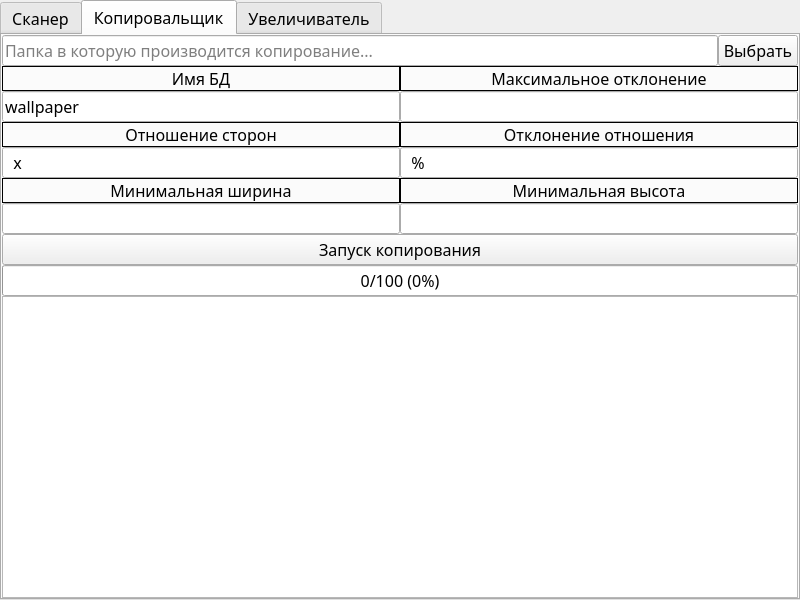
<?xml version="1.0" encoding="UTF-8"?>
<ui version="4.0">
 <class>MainWindow</class>
 <widget class="QMainWindow" name="MainWindow">
  <property name="geometry">
   <rect>
    <x>0</x>
    <y>0</y>
    <width>800</width>
    <height>600</height>
   </rect>
  </property>
  <property name="windowTitle">
   <string>MainWindow</string>
  </property>
  <property name="windowIcon">
   <iconset>
    <normaloff>../../images/icon.png</normaloff>../../images/icon.png</iconset>
  </property>
  <widget class="QWidget" name="centralwidget">
   <layout class="QVBoxLayout" name="verticalLayout">
    <property name="spacing">
     <number>0</number>
    </property>
    <property name="leftMargin">
     <number>0</number>
    </property>
    <property name="topMargin">
     <number>0</number>
    </property>
    <property name="rightMargin">
     <number>0</number>
    </property>
    <property name="bottomMargin">
     <number>0</number>
    </property>
    <item>
     <widget class="QTabWidget" name="tabWidget">
      <property name="font">
       <font>
        <family>Trebuchet MS</family>
        <pointsize>12</pointsize>
       </font>
      </property>
      <property name="currentIndex">
       <number>1</number>
      </property>
      <widget class="QWidget" name="scanerTab">
       <attribute name="title">
        <string>Сканер</string>
       </attribute>
       <layout class="QVBoxLayout" name="verticalLayout_8">
        <property name="spacing">
         <number>0</number>
        </property>
        <property name="leftMargin">
         <number>0</number>
        </property>
        <property name="topMargin">
         <number>0</number>
        </property>
        <property name="rightMargin">
         <number>0</number>
        </property>
        <property name="bottomMargin">
         <number>0</number>
        </property>
        <item>
         <layout class="QHBoxLayout" name="horizontalLayout">
          <property name="spacing">
           <number>0</number>
          </property>
          <item>
           <widget class="QLineEdit" name="scanFolderLineEdit">
            <property name="sizePolicy">
             <sizepolicy hsizetype="Expanding" vsizetype="Minimum">
              <horstretch>0</horstretch>
              <verstretch>0</verstretch>
             </sizepolicy>
            </property>
            <property name="placeholderText">
             <string>Папка с изображениями...</string>
            </property>
           </widget>
          </item>
          <item>
           <widget class="QPushButton" name="scanFolderButton">
            <property name="sizePolicy">
             <sizepolicy hsizetype="Minimum" vsizetype="Minimum">
              <horstretch>0</horstretch>
              <verstretch>0</verstretch>
             </sizepolicy>
            </property>
            <property name="text">
             <string>Выбрать</string>
            </property>
           </widget>
          </item>
          <item>
           <widget class="QCheckBox" name="scanFolderSubfoldersCheckBox">
            <property name="text">
             <string>Подпапки</string>
            </property>
           </widget>
          </item>
         </layout>
        </item>
        <item>
         <layout class="QHBoxLayout" name="horizontalLayout_2">
          <property name="spacing">
           <number>0</number>
          </property>
          <item>
           <layout class="QVBoxLayout" name="verticalLayout_3">
            <property name="spacing">
             <number>0</number>
            </property>
            <item>
             <widget class="QLabel" name="dbNameLabel">
              <property name="frameShape">
               <enum>QFrame::Box</enum>
              </property>
              <property name="text">
               <string>Имя БД</string>
              </property>
              <property name="alignment">
               <set>Qt::AlignCenter</set>
              </property>
             </widget>
            </item>
            <item>
             <widget class="QLineEdit" name="dbNameLineEdit">
              <property name="sizePolicy">
               <sizepolicy hsizetype="Expanding" vsizetype="Minimum">
                <horstretch>0</horstretch>
                <verstretch>0</verstretch>
               </sizepolicy>
              </property>
              <property name="text">
               <string>wallpaper</string>
              </property>
              <property name="placeholderText">
               <string/>
              </property>
             </widget>
            </item>
           </layout>
          </item>
          <item>
           <layout class="QVBoxLayout" name="verticalLayout_2">
            <property name="spacing">
             <number>0</number>
            </property>
            <item>
             <widget class="QLabel" name="colorAlgotithmLabel">
              <property name="frameShape">
               <enum>QFrame::Box</enum>
              </property>
              <property name="text">
               <string>Алгоритм сканирования (ниже - сложнее и точнее)</string>
              </property>
              <property name="alignment">
               <set>Qt::AlignCenter</set>
              </property>
             </widget>
            </item>
            <item>
             <widget class="QComboBox" name="colorAlgorithmComboBox">
              <property name="sizePolicy">
               <sizepolicy hsizetype="Expanding" vsizetype="Minimum">
                <horstretch>0</horstretch>
                <verstretch>0</verstretch>
               </sizepolicy>
              </property>
              <property name="currentText">
               <string>CIEDE2000</string>
              </property>
              <property name="currentIndex">
               <number>3</number>
              </property>
              <item>
               <property name="text">
                <string>CIE76</string>
               </property>
              </item>
              <item>
               <property name="text">
                <string>CMC l:c</string>
               </property>
              </item>
              <item>
               <property name="text">
                <string>CIE94</string>
               </property>
              </item>
              <item>
               <property name="text">
                <string>CIEDE2000</string>
               </property>
              </item>
             </widget>
            </item>
           </layout>
          </item>
         </layout>
        </item>
        <item>
         <layout class="QHBoxLayout" name="horizontalLayout_3">
          <property name="spacing">
           <number>0</number>
          </property>
          <item>
           <layout class="QVBoxLayout" name="verticalLayout_4">
            <property name="spacing">
             <number>0</number>
            </property>
            <item>
             <widget class="QLabel" name="topCropLabel">
              <property name="frameShape">
               <enum>QFrame::Box</enum>
              </property>
              <property name="text">
               <string>Отрез сверху (в десятых от высоты)</string>
              </property>
              <property name="alignment">
               <set>Qt::AlignCenter</set>
              </property>
             </widget>
            </item>
            <item>
             <widget class="QLineEdit" name="topCropLineEdit">
              <property name="sizePolicy">
               <sizepolicy hsizetype="Expanding" vsizetype="Minimum">
                <horstretch>0</horstretch>
                <verstretch>0</verstretch>
               </sizepolicy>
              </property>
              <property name="inputMask">
               <string/>
              </property>
              <property name="text">
               <string>0.1</string>
              </property>
             </widget>
            </item>
           </layout>
          </item>
          <item>
           <layout class="QVBoxLayout" name="verticalLayout_5">
            <property name="spacing">
             <number>0</number>
            </property>
            <item>
             <widget class="QLabel" name="bottomCropLabel">
              <property name="frameShape">
               <enum>QFrame::Box</enum>
              </property>
              <property name="text">
               <string>Отрез снизу (в десятых от высоты)</string>
              </property>
              <property name="alignment">
               <set>Qt::AlignCenter</set>
              </property>
             </widget>
            </item>
            <item>
             <widget class="QLineEdit" name="bottomCropLineEdit">
              <property name="sizePolicy">
               <sizepolicy hsizetype="Expanding" vsizetype="Minimum">
                <horstretch>0</horstretch>
                <verstretch>0</verstretch>
               </sizepolicy>
              </property>
              <property name="text">
               <string>0.1</string>
              </property>
             </widget>
            </item>
           </layout>
          </item>
         </layout>
        </item>
        <item>
         <layout class="QHBoxLayout" name="horizontalLayout_4">
          <property name="spacing">
           <number>0</number>
          </property>
          <item>
           <layout class="QVBoxLayout" name="verticalLayout_6">
            <property name="spacing">
             <number>0</number>
            </property>
            <item>
             <widget class="QLabel" name="pixelScanFrequencyLabel">
              <property name="frameShape">
               <enum>QFrame::Box</enum>
              </property>
              <property name="text">
               <string>Сканировать каждый n пиксель</string>
              </property>
              <property name="alignment">
               <set>Qt::AlignCenter</set>
              </property>
             </widget>
            </item>
            <item>
             <widget class="QLineEdit" name="pixelScanFrequencyLineEdit">
              <property name="sizePolicy">
               <sizepolicy hsizetype="Expanding" vsizetype="Minimum">
                <horstretch>0</horstretch>
                <verstretch>0</verstretch>
               </sizepolicy>
              </property>
              <property name="text">
               <string>2</string>
              </property>
             </widget>
            </item>
           </layout>
          </item>
          <item>
           <layout class="QVBoxLayout" name="verticalLayout_7">
            <property name="spacing">
             <number>0</number>
            </property>
            <item>
             <widget class="QLabel" name="threadsLabel">
              <property name="frameShape">
               <enum>QFrame::Box</enum>
              </property>
              <property name="text">
               <string>Кол-во потоков</string>
              </property>
              <property name="alignment">
               <set>Qt::AlignCenter</set>
              </property>
             </widget>
            </item>
            <item>
             <widget class="QLineEdit" name="threadsAmountLineEdit">
              <property name="sizePolicy">
               <sizepolicy hsizetype="Expanding" vsizetype="Minimum">
                <horstretch>0</horstretch>
                <verstretch>0</verstretch>
               </sizepolicy>
              </property>
              <property name="text">
               <string>12</string>
              </property>
             </widget>
            </item>
           </layout>
          </item>
         </layout>
        </item>
        <item>
         <widget class="QPushButton" name="scanStartButton">
          <property name="text">
           <string>Запуск сканирования</string>
          </property>
         </widget>
        </item>
        <item>
         <widget class="QProgressBar" name="scanProgressBar">
          <property name="maximum">
           <number>100</number>
          </property>
          <property name="value">
           <number>0</number>
          </property>
          <property name="format">
           <string>%v/%m (%p%)</string>
          </property>
         </widget>
        </item>
        <item>
         <widget class="QTextBrowser" name="scanerOutputField"/>
        </item>
       </layout>
      </widget>
      <widget class="QWidget" name="copierTab">
       <attribute name="title">
        <string>Копировальщик</string>
       </attribute>
       <layout class="QVBoxLayout" name="verticalLayout_15">
        <property name="spacing">
         <number>0</number>
        </property>
        <property name="leftMargin">
         <number>0</number>
        </property>
        <property name="topMargin">
         <number>0</number>
        </property>
        <property name="rightMargin">
         <number>0</number>
        </property>
        <property name="bottomMargin">
         <number>0</number>
        </property>
        <item>
         <layout class="QHBoxLayout" name="horizontalLayout_6">
          <property name="spacing">
           <number>0</number>
          </property>
          <item>
           <widget class="QLineEdit" name="resultCopyFolderLineEdit">
            <property name="sizePolicy">
             <sizepolicy hsizetype="Expanding" vsizetype="Minimum">
              <horstretch>0</horstretch>
              <verstretch>0</verstretch>
             </sizepolicy>
            </property>
            <property name="placeholderText">
             <string>Папка в которую производится копирование...</string>
            </property>
           </widget>
          </item>
          <item>
           <widget class="QPushButton" name="resultCopyFolderButton">
            <property name="sizePolicy">
             <sizepolicy hsizetype="Minimum" vsizetype="Minimum">
              <horstretch>0</horstretch>
              <verstretch>0</verstretch>
             </sizepolicy>
            </property>
            <property name="text">
             <string>Выбрать</string>
            </property>
           </widget>
          </item>
         </layout>
        </item>
        <item>
         <layout class="QHBoxLayout" name="horizontalLayout_9">
          <property name="spacing">
           <number>0</number>
          </property>
          <item>
           <layout class="QVBoxLayout" name="verticalLayout_9">
            <property name="spacing">
             <number>0</number>
            </property>
            <item>
             <widget class="QLabel" name="dbNameCopierLabel">
              <property name="frameShape">
               <enum>QFrame::Box</enum>
              </property>
              <property name="text">
               <string>Имя БД</string>
              </property>
              <property name="alignment">
               <set>Qt::AlignCenter</set>
              </property>
             </widget>
            </item>
            <item>
             <widget class="QLineEdit" name="dbNameCopierLineEdit">
              <property name="sizePolicy">
               <sizepolicy hsizetype="Expanding" vsizetype="Minimum">
                <horstretch>0</horstretch>
                <verstretch>0</verstretch>
               </sizepolicy>
              </property>
              <property name="text">
               <string>wallpaper</string>
              </property>
              <property name="placeholderText">
               <string/>
              </property>
             </widget>
            </item>
           </layout>
          </item>
          <item>
           <layout class="QVBoxLayout" name="verticalLayout_13">
            <property name="spacing">
             <number>0</number>
            </property>
            <item>
             <widget class="QLabel" name="maximumDeviationLabel">
              <property name="frameShape">
               <enum>QFrame::Box</enum>
              </property>
              <property name="text">
               <string>Максимальное отклонение</string>
              </property>
              <property name="alignment">
               <set>Qt::AlignCenter</set>
              </property>
             </widget>
            </item>
            <item>
             <widget class="QLineEdit" name="maximumDeviationLineEdit">
              <property name="sizePolicy">
               <sizepolicy hsizetype="Expanding" vsizetype="Minimum">
                <horstretch>0</horstretch>
                <verstretch>0</verstretch>
               </sizepolicy>
              </property>
              <property name="text">
               <string/>
              </property>
              <property name="placeholderText">
               <string/>
              </property>
             </widget>
            </item>
           </layout>
          </item>
         </layout>
        </item>
        <item>
         <layout class="QHBoxLayout" name="horizontalLayout_8">
          <property name="spacing">
           <number>0</number>
          </property>
          <item>
           <layout class="QVBoxLayout" name="verticalLayout_12">
            <property name="spacing">
             <number>0</number>
            </property>
            <item>
             <widget class="QLabel" name="sidesRelationLabel">
              <property name="frameShape">
               <enum>QFrame::Box</enum>
              </property>
              <property name="text">
               <string>Отношение сторон</string>
              </property>
              <property name="alignment">
               <set>Qt::AlignCenter</set>
              </property>
             </widget>
            </item>
            <item>
             <widget class="QLineEdit" name="sidesRelationLineEdit">
              <property name="sizePolicy">
               <sizepolicy hsizetype="Expanding" vsizetype="Minimum">
                <horstretch>0</horstretch>
                <verstretch>0</verstretch>
               </sizepolicy>
              </property>
              <property name="inputMask">
               <string>00\x00</string>
              </property>
              <property name="text">
               <string>x</string>
              </property>
              <property name="placeholderText">
               <string/>
              </property>
             </widget>
            </item>
           </layout>
          </item>
          <item>
           <layout class="QVBoxLayout" name="verticalLayout_14">
            <property name="spacing">
             <number>0</number>
            </property>
            <item>
             <widget class="QLabel" name="sidesRealtionDeviationLabel">
              <property name="frameShape">
               <enum>QFrame::Box</enum>
              </property>
              <property name="text">
               <string>Отклонение отношения</string>
              </property>
              <property name="alignment">
               <set>Qt::AlignCenter</set>
              </property>
             </widget>
            </item>
            <item>
             <widget class="QLineEdit" name="sidesRelationDeviationLineEdit">
              <property name="sizePolicy">
               <sizepolicy hsizetype="Expanding" vsizetype="Minimum">
                <horstretch>0</horstretch>
                <verstretch>0</verstretch>
               </sizepolicy>
              </property>
              <property name="inputMask">
               <string>00%</string>
              </property>
              <property name="text">
               <string>%</string>
              </property>
              <property name="maxLength">
               <number>3</number>
              </property>
              <property name="placeholderText">
               <string/>
              </property>
             </widget>
            </item>
           </layout>
          </item>
         </layout>
        </item>
        <item>
         <layout class="QHBoxLayout" name="horizontalLayout_7">
          <property name="spacing">
           <number>0</number>
          </property>
          <item>
           <layout class="QVBoxLayout" name="verticalLayout_11">
            <property name="spacing">
             <number>0</number>
            </property>
            <item>
             <widget class="QLabel" name="minimumWidthLabel">
              <property name="frameShape">
               <enum>QFrame::Box</enum>
              </property>
              <property name="text">
               <string>Минимальная ширина</string>
              </property>
              <property name="alignment">
               <set>Qt::AlignCenter</set>
              </property>
             </widget>
            </item>
            <item>
             <widget class="QLineEdit" name="minimumWidthLineEdit">
              <property name="sizePolicy">
               <sizepolicy hsizetype="Expanding" vsizetype="Minimum">
                <horstretch>0</horstretch>
                <verstretch>0</verstretch>
               </sizepolicy>
              </property>
              <property name="text">
               <string/>
              </property>
              <property name="placeholderText">
               <string/>
              </property>
             </widget>
            </item>
           </layout>
          </item>
          <item>
           <layout class="QVBoxLayout" name="verticalLayout_10">
            <property name="spacing">
             <number>0</number>
            </property>
            <item>
             <widget class="QLabel" name="minimumHeightLabel">
              <property name="frameShape">
               <enum>QFrame::Box</enum>
              </property>
              <property name="text">
               <string>Минимальная высота</string>
              </property>
              <property name="alignment">
               <set>Qt::AlignCenter</set>
              </property>
             </widget>
            </item>
            <item>
             <widget class="QLineEdit" name="minimumHeightLineEdit">
              <property name="sizePolicy">
               <sizepolicy hsizetype="Expanding" vsizetype="Minimum">
                <horstretch>0</horstretch>
                <verstretch>0</verstretch>
               </sizepolicy>
              </property>
              <property name="text">
               <string/>
              </property>
              <property name="placeholderText">
               <string/>
              </property>
             </widget>
            </item>
           </layout>
          </item>
         </layout>
        </item>
        <item>
         <widget class="QPushButton" name="copyStartButton">
          <property name="text">
           <string>Запуск копирования</string>
          </property>
         </widget>
        </item>
        <item>
         <widget class="QProgressBar" name="copyProgressBar">
          <property name="maximum">
           <number>100</number>
          </property>
          <property name="value">
           <number>0</number>
          </property>
          <property name="format">
           <string>%v/%m (%p%)</string>
          </property>
         </widget>
        </item>
        <item>
         <widget class="QTextBrowser" name="copyOutputField"/>
        </item>
       </layout>
      </widget>
      <widget class="QWidget" name="enlargerTab">
       <attribute name="title">
        <string>Увеличиватель</string>
       </attribute>
      </widget>
     </widget>
    </item>
   </layout>
  </widget>
 </widget>
 <resources/>
 <connections/>
</ui>
